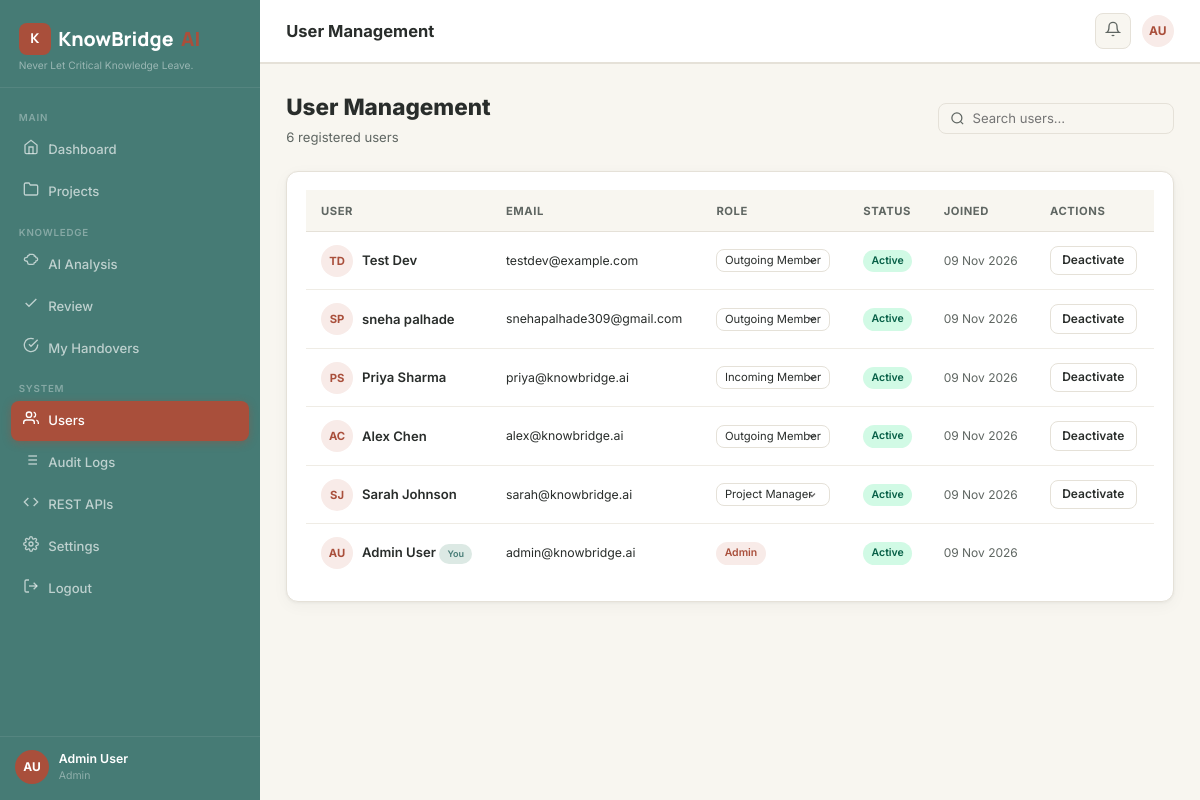
The app's page /users (signed in) with its own data.
### app.py (models this page shows, shortened)
class User(UserMixin, db.Model):
    __tablename__ = 'users'
    id = db.Column(db.Integer, primary_key=True)
    name = db.Column(db.String(120), nullable=False)
    email = db.Column(db.String(255), unique=True, nullable=False)
    password_hash = db.Column(db.String(255), nullable=False)
    role = db.Column(db.String(30), default='team_member')  # admin / project_manager / team_member
    is_active = db.Column(db.Boolean, default=True)
    created_at = db.Column(db.DateTime, default=lambda: datetime.now(timezone.utc))
    avatar_initials = db.Column(db.String(4))
    projects_owned = db.relationship('Project', back_populates='owner', foreign_keys='Project.owner_id')
    memberships = db.relationship('ProjectMember', back_populates='user')
    documents = db.relationship('Document', back_populates='uploader')
    reviews = db.relationship('Review', back_populates='reviewer')
    audit_logs = db.relationship('AuditLog', back_populates='user')
    def is_admin(self): return self.role == 'admin'
    def get_initials(self):
        parts = self.name.strip().split()
        return (''.join(p[0].upper() for p in parts[:2])) if parts else 'U'

### app.py (the view)
@app.route('/users')
@login_required
def users_page():
    if not current_user.is_admin():
        abort(403)
    users = User.query.order_by(User.created_at.desc()).all()
    return render_template('users.html', users=users)

### app.py (called while the page is built)
@login_manager.user_loader
def load_user(uid): return db.session.get(User, int(uid))

@app.context_processor
def inject_globals():
    unread = 0
    if current_user.is_authenticated:
        unread = Notification.query.filter_by(user_id=current_user.id, is_read=False).count()
    return {'unread_notifications': unread, 'now': datetime.now(timezone.utc)}

### templates/users.html (shortened to what this page needs)
{% extends 'base.html' %}
{% block topbar_title %}User Management{% endblock %}
{% block content %}
<div class="page-header">
  <div>
    <div class="page-title">User Management</div>
    <div class="page-subtitle">{{ users|length }} registered users</div>
  </div>
  <div class="search-bar">
    <svg xmlns="http://www.w3.org/2000/svg" width="15" height="15" fill="none" viewBox="0 0 24 24" stroke="currentColor" stroke-width="2"><circle cx="11" cy="11" r="8"/><line x1="21" y1="21" x2="16.65" y2="16.65"/></svg>
    <input type="text" id="table-search" placeholder="Search users…">
  </div>
</div>
<div class="card">
  <div class="table-wrap">
    <table class="kb-table" id="main-table">
      <thead>
        <tr>
          <th>User</th>
          <th>Email</th>
          <th>Role</th>
          <th>Status</th>
          <th>Joined</th>
          <th>Actions</th>
        </tr>
      </thead>
      <tbody>
        {% for u in users %}
        <tr>
          <td data-label="User">
            <div style="display:flex;align-items:center;gap:.6rem;">
              <div style="width:32px;height:32px;background:var(--primary-light);border-radius:50%;display:flex;align-items:center;justify-content:center;font-size:.75rem;font-weight:700;color:var(--primary);">{{ u.get_initials() }}</div>
              <div>
                <div style="font-weight:600;font-size:.875rem;">{{ u.name }}{% if u.id == current_user.id %} <span class="badge badge-sage" style="font-size:.6rem;">You</span>{% endif %}</div>
              </div>
            </div>
          </td>
          <td data-label="Email" style="font-size:.82rem;">{{ u.email }}</td>
          <td data-label="Role">
            {% if u.id != current_user.id %}
            <form method="POST" action="{{ url_for('change_role', uid=u.id) }}" style="margin:0;display:inline;">
              <select name="role" class="form-select" style="font-size:.75rem;padding:.2rem .5rem;width:auto;" onchange="this.form.submit()">
                <option value="project_manager" {% if u.role=='project_manager' %}selected{% endif %}>Project Manager</option>
                <option value="outgoing_member" {% if u.role in ('outgoing_member', 'team_member') %}selected{% endif %}>Outgoing Member</option>
                <option value="incoming_member" {% if u.role=='incoming_member' %}selected{% endif %}>Incoming Member</option>
              </select>
            </form>
            {% else %}
            <span class="badge badge-primary">{{ u.role.replace('_',' ').title() }}</span>
            {% endif %}
          </td>
          <td data-label="Status">
            <span class="badge {% if u.is_active %}badge-success{% else %}badge-danger{% endif %}">
              {% if u.is_active %}Active{% else %}Inactive{% endif %}
            </span>
          </td>
          <td data-label="Joined" style="font-size:.8rem;color:var(--text-secondary);">{{ u.created_at.strftime('%d %b %Y') }}</td>
          <td data-label="Actions">
            {% if u.id != current_user.id %}
            <button class="btn btn-outline btn-sm" onclick="toggleUser({{ u.id }}, this)">
              {% if u.is_active %}Deactivate{% else %}Activate{% endif %}
            </button>
            {% endif %}
          </td>
        </tr>
        {% endfor %}
      </tbody>
    </table>
  </div>
</div>
{% endblock %}

### templates/base.html (shortened to what this page needs)
<!DOCTYPE html>
<html lang="en">
<head>
<link rel="stylesheet" href="{{ url_for('static', filename='css/style.css') }}">
</head>
<body>
{% block body %}
<div class="app-wrapper">
  <aside class="sidebar" id="sidebar">
    <div class="sidebar-brand">
      <div class="brand-name">
        <div class="brand-icon">K</div>
        KnowBridge<span style="color:var(--primary);">AI</span>
      </div>
      <div class="tagline">Never Let Critical Knowledge Leave.</div>
    </div>
    <nav class="sidebar-nav">
      <span class="nav-section-label">Main</span>
      <ul style="list-style:none;padding:0;margin:0;">
        <li class="nav-item">
          <a href="{{ url_for('dashboard') }}" class="nav-link {% if request.endpoint=='dashboard' %}active{% endif %}">
            <span class="nav-icon" data-icon="home"></span> Dashboard
          </a>
        </li>
        <li class="nav-item">
          <a href="{{ url_for('projects') }}" class="nav-link {% if 'project' in (request.endpoint or '') %}active{% endif %}">
            <span class="nav-icon" data-icon="folder"></span> Projects
          </a>
        </li>
      </ul>
      <span class="nav-section-label">Knowledge</span>
      <ul style="list-style:none;padding:0;margin:0;">
        <li class="nav-item">
          <a href="#" onclick="ToastManager.show('Select a project first, then access AI Summary.','info');return false;" class="nav-link">
            <span class="nav-icon" data-icon="brain"></span> AI Analysis
          </a>
        </li>
        <li class="nav-item">
          <a href="#" onclick="ToastManager.show('Select a project to review items.','info');return false;" class="nav-link">
            <span class="nav-icon" data-icon="check"></span> Review
          </a>
        </li>
        <li class="nav-item">
          <a href="{{ url_for('my_acknowledgements') }}" class="nav-link {% if request.endpoint=='my_acknowledgements' %}active{% endif %}">
            <span class="nav-icon" data-icon="ack"></span> My Handovers
          </a>
        </li>
      </ul>
      <span class="nav-section-label">System</span>
      <ul style="list-style:none;padding:0;margin:0;">
        {% if current_user.is_authenticated and current_user.is_admin() %}
        <li class="nav-item">
          <a href="{{ url_for('users_page') }}" class="nav-link {% if request.endpoint=='users_page' %}active{% endif %}">
            <span class="nav-icon" data-icon="users"></span> Users
          </a>
        </li>
        <li class="nav-item">
          <a href="{{ url_for('audit_logs') }}" class="nav-link {% if request.endpoint=='audit_logs' %}active{% endif %}">
            <span class="nav-icon" data-icon="log"></span> Audit Logs
          </a>
        </li>
        {% endif %}
        {% if current_user.is_authenticated %}
        <li class="nav-item">
          <a href="{{ url_for('api_docs_page') }}" class="nav-link {% if request.endpoint=='api_docs_page' %}active{% endif %}">
            <span class="nav-icon" data-icon="code"></span> REST APIs
          </a>
        </li>
        <li class="nav-item">
          <a href="{{ url_for('settings') }}" class="nav-link {% if request.endpoint=='settings' %}active{% endif %}">
            <span class="nav-icon" data-icon="settings"></span> Settings
          </a>
        </li>
        <li class="nav-item">
          <a href="{{ url_for('logout') }}" class="nav-link">
            <span class="nav-icon" data-icon="logout"></span> Logout
          </a>
        </li>
        {% else %}
        <li class="nav-item">
          <a href="{{ url_for('login') }}" class="nav-link">
            <span class="nav-icon" data-icon="logout"></span> Sign In
          </a>
        </li>
        {% endif %}
      </ul>
    </nav>
    <div class="sidebar-footer">
      <div class="sidebar-user">
        <div class="sidebar-avatar">{% if current_user.is_authenticated %}{{ current_user.get_initials() }}{% else %}KB{% endif %}</div>
        <div class="sidebar-user-info">
          <div class="user-name">{% if current_user.is_authenticated %}{{ current_user.name }}{% else %}Guest Visitor{% endif %}</div>
          <div class="user-role">{% if current_user.is_authenticated %}{{ current_user.role.replace('_',' ').title() }}{% else %}Guest{% endif %}</div>
        </div>
      </div>
    </div>
  </aside>
  <div class="main-content">
    <header class="topbar">
      <div style="display:flex;align-items:center;gap:.75rem;min-width:0;">
        <div class="topbar-title">{% block topbar_title %}KnowBridge AI{% endblock %}</div>
      </div>
      <div class="topbar-right">
        {% if current_user.is_authenticated %}
        <button class="topbar-btn" onclick="markNotificationsRead()" title="Notifications">
          <span data-icon="bell"></span>
        </button>
        <div style="width:32px;height:32px;background:var(--primary-light);border-radius:50%;display:flex;align-items:center;justify-content:center;font-size:.8rem;font-weight:700;color:var(--primary);">
          {{ current_user.get_initials() }}
        </div>
        {% else %}
        <a href="{{ url_for('login') }}" class="btn btn-primary btn-sm">Sign In</a>
        {% endif %}
      </div>
    </header>
    <main class="page-content">
      {% block content %}{% endblock %}
    </main>
  </div>
</div>
{% endblock %}
</body>
</html>

### records on screen
User: get_initials "AU", name "Admin User", role.replace "Admin", shows "You", email "admin@knowbridge.ai", is_active "Active", created_at "09 Nov 2026"
User: get_initials "TD", name "Test Dev", email "testdev@example.com", role "Outgoing Member", is_active "Active", created_at "09 Nov 2026"
User: get_initials "SP", name "sneha palhade", email "snehapalhade309@gmail.com", role "Outgoing Member", is_active "Active", created_at "09 Nov 2026"
User: get_initials "PS", name "Priya Sharma", email "priya@knowbridge.ai", role "Incoming Member", is_active "Active", created_at "09 Nov 2026"
User: get_initials "AC", name "Alex Chen", email "alex@knowbridge.ai", role "Outgoing Member", is_active "Active", created_at "09 Nov 2026"
User: get_initials "SJ", name "Sarah Johnson", email "sarah@knowbridge.ai", role "Project Manager", is_active "Active", created_at "09 Nov 2026"

### other values on screen
{{ users|length }} "6"
